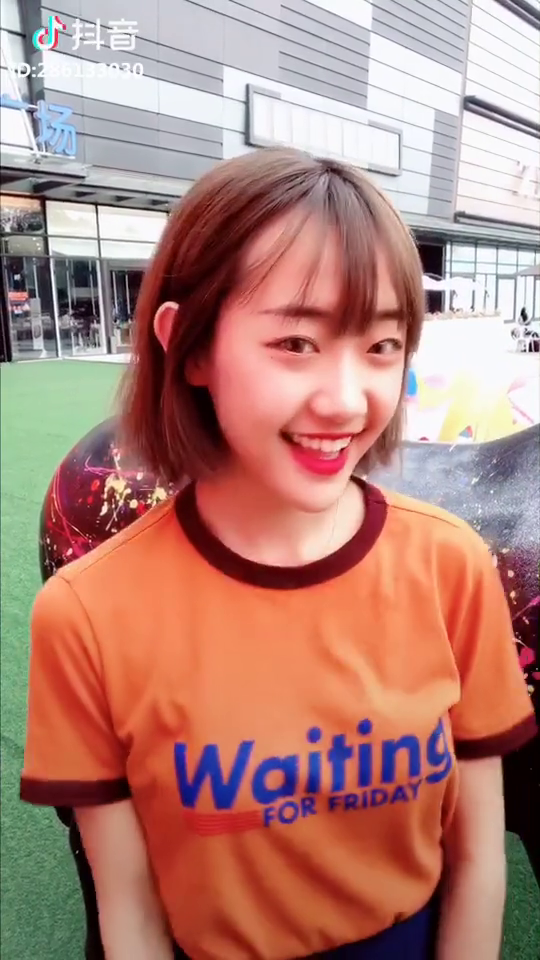
#> input picture frame 38 of videos/001.MP4, 540 x 960 px
$ python app.py
#> lines starting #> are read from the running program, lines starting #| are printed output that depends on the picture
### utils.py
import string
import cv2
from random import sample
import codecs

def random_char():
    random_char = ''.join(sample(string.ascii_letters, 1))
    return random_char


# [4 lines left out: function read_file, not called in this run]

def write_file(filename, text):
    with codecs.open(filename, 'w', encoding='utf8') as f:
        f.write(text)

def frame_resize(image, scalar=0.5):
    height, width, layers = image.shape
    resize = cv2.resize(image, (int(width * scalar), int(height * scalar)))
    return resize

### app.py
import os
import shutil
import cv2
import utils


video = cv2.VideoCapture("videos/001.mp4")
fps = video.get(cv2.CAP_PROP_FPS)

text_folder = os.path.join(".", "text")
shutil.rmtree(text_folder, ignore_errors=True)
os.mkdir(text_folder)

seq = 0

while (video.isOpened()):
    seq = seq + 1

    # Read first frame.b  b
    ok, image = video.read()
#> image is the input picture: shape (960, 540, 3); mean B, G, R 121.6, 131.6, 179.1
    if not ok:
        print('Cannot read video file')
        break

    image = utils.frame_resize(image, 0.3)
#> in frame_resize, `resize = cv2.resize(image, (int(width * scalar), int(height * scalar)))`:
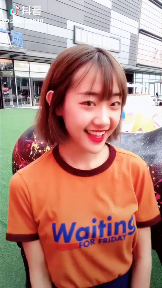
#> resize: shape (288, 162, 3); mean B, G, R 121.6, 131.6, 179.2

    # Display result
    cv2.imshow("original", image)

    if seq % 5 != 0:
        continue

    # ------------------------------
    GrayImage = cv2.cvtColor(image, cv2.COLOR_BGR2GRAY)
    # 中值滤波
    GrayImage = cv2.medianBlur(GrayImage, 5)
    ret, th1 = cv2.threshold(GrayImage, 127, 255, cv2.THRESH_BINARY)
    # 3 为Block size, 5为param1值
    th2 = cv2.adaptiveThreshold(GrayImage, 255, cv2.ADAPTIVE_THRESH_MEAN_C, \
                                cv2.THRESH_BINARY, 3, 5)
    th3 = cv2.adaptiveThreshold(GrayImage, 255, cv2.ADAPTIVE_THRESH_GAUSSIAN_C, \
                                cv2.THRESH_BINARY, 3, 5)

    cv2.imshow("tracking", th3)

    filename = "{:0>5d}.txt".format(seq)
    filename = os.path.join(text_folder, filename)

    text = ""
    for xAxis in th3:
        for dot in xAxis:
            if dot == 255:
                text = text + " "
            else:
                text = text + utils.random_char()

        text = text + "\r\n"
    utils.write_file(filename, text)

    # Exit if ESC pressed
    k = cv2.waitKey(1) & 0xff
    if k == 27:
        print(th3)
        break

video.release()
cv2.destroyAllWindows()

$ run again, starting later in the video
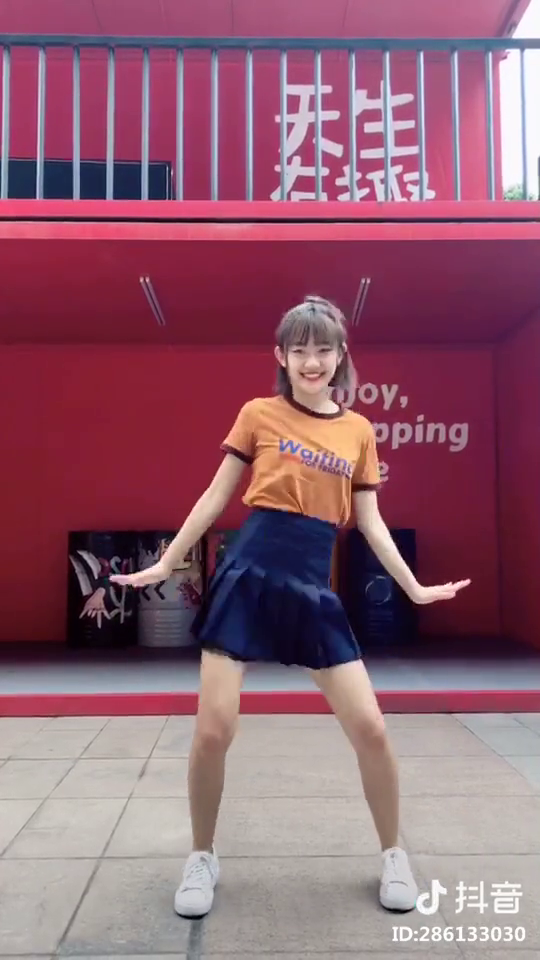
#> input picture frame 172 of videos/001.MP4, 540 x 960 px
#> image is the input picture: shape (960, 540, 3); mean B, G, R 111.7, 94.7, 143.2
#> in frame_resize, `resize = cv2.resize(image, (int(width * scalar), int(height * scalar)))`:
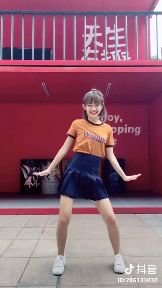
#> resize: shape (288, 162, 3); mean B, G, R 111.6, 94.6, 143.1

$ run again, starting later in the video
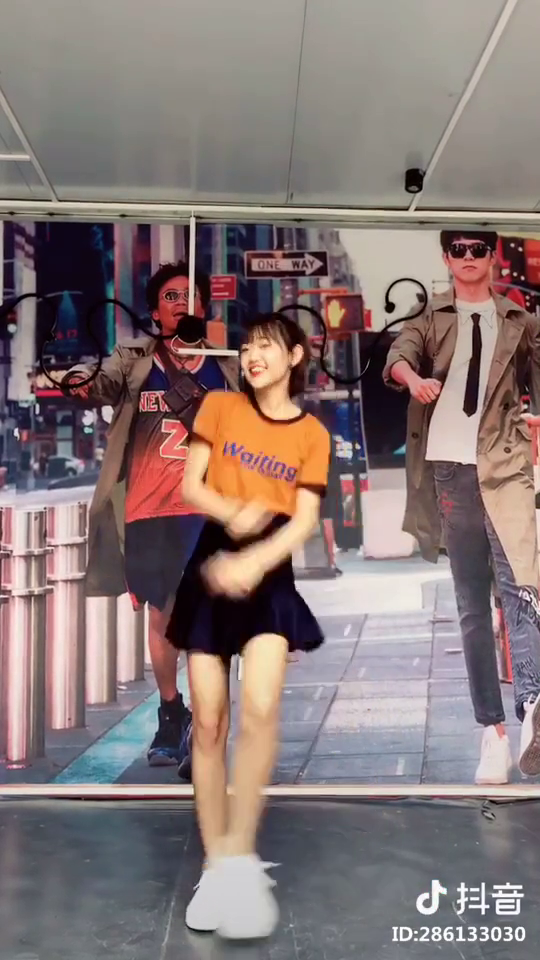
#> input picture frame 306 of videos/001.MP4, 540 x 960 px
#> image is the input picture: shape (960, 540, 3); mean B, G, R 116.8, 118.2, 133.9
#> in frame_resize, `resize = cv2.resize(image, (int(width * scalar), int(height * scalar)))`:
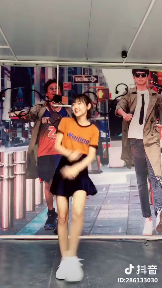
#> resize: shape (288, 162, 3); mean B, G, R 116.7, 118.1, 133.8
